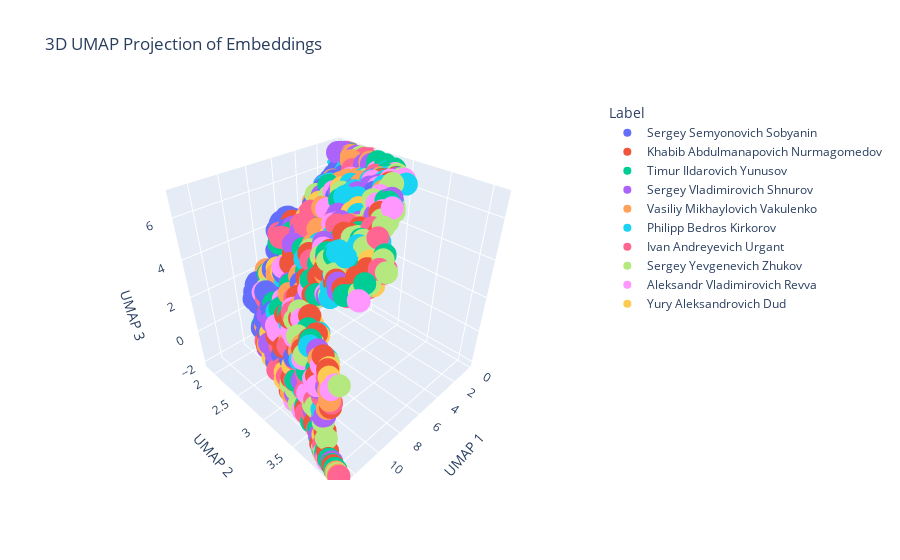

The code cell stored with this chart in its notebook:
### Code cell
plotly_3d(image_source, label)
